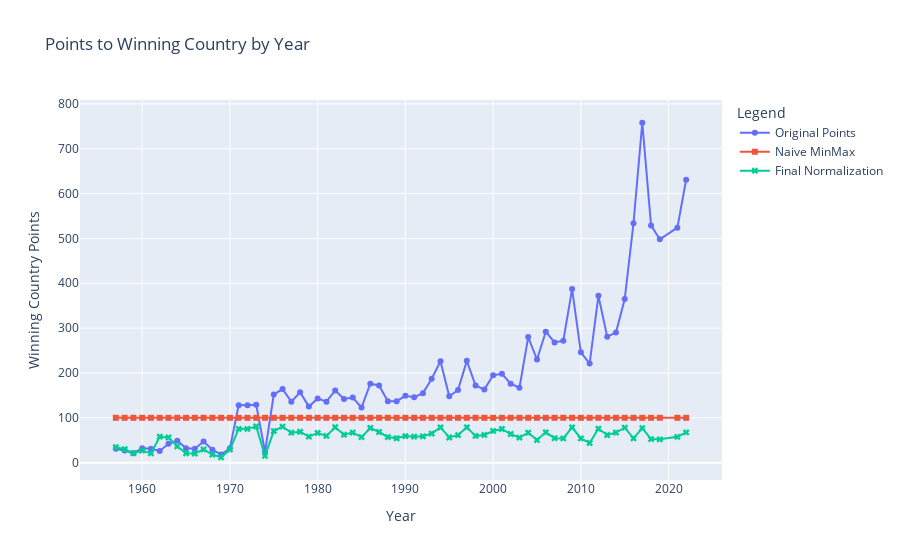

The code cell stored with this chart in its notebook:
### Code cell
winning_points = contestant_df_cleaning.loc[contestant_df_cleaning['place_final'] == 1.0].groupby('year')['points_final'].mean()
nomalized_points = contestant_df_cleaning.loc[contestant_df_cleaning['place_final'] == 1.0].groupby('year')['per_of_pot_max'].mean()
minmax_point = contestant_df_cleaning.loc[contestant_df_cleaning['place_final'] == 1.0].groupby('year')['min_max'].mean()

# Plot for Points to Winning Country by Year
fig = go.Figure()
fig.add_trace(go.Scatter(
    x=winning_points.index, y=winning_points.values,
    mode='lines+markers', name="Original Points", marker=dict(symbol='circle')))

fig.add_trace(go.Scatter(
    x=minmax_point.index, y=minmax_point.values,
    mode='lines+markers', name="Naive MinMax", marker=dict(symbol='square')))

fig.add_trace(go.Scatter(
    x=nomalized_points.index, y=nomalized_points.values,
    mode='lines+markers', name="Final Normalization", marker=dict(symbol='x')))

fig.update_layout(
    title="Points to Winning Country by Year",
    xaxis_title="Year", yaxis_title="Winning Country Points",
    template='plotly', legend=dict(title="Legend"))

fig.show()

### Figure 1 — Plotly figure (JSON) as saved in the notebook; plotly's stock layout.template omitted (floating-point values rounded to 4 significant figures)
{"data": [{"marker": {"symbol": "circle"}, "mode": "lines+markers", "name": "Original Points", "type": "scatter", "x": [1957, 1958, 1959, 1960, 1961, 1962, 1963, 1964, 1965, 1966, 1967, 1968, 1969, 1970, 1971, 1972, 1973, 1974, 1975, 1976, 1977, 1978, 1979, 1980, 1981, 1982, 1983, 1984, 1985, 1986, 1987, 1988, 1989, 1990, 1991, 1992, 1993, 1994, 1995, 1996, 1997, 1998, 1999, 2000, 2001, 2002, 2003, 2004, 2005, 2006, 2007, 2008, 2009, 2010, 2011, 2012, 2013, 2014, 2015, 2016, 2017, 2018, 2019, 2021, 2022], "y": [31, 27, 21, 32, 31, 26, 42, 49, 32, 31, 47, 29, 18, 32, 128, 128, 129, 24, 152, 164, 136, 157, 125, 143, 136, 161, 142, 145, 123, 176, 172, 137, 137, 149, 146, 155, 187, 226, 148, 162, 227, 172, 163, 195, 198, 176, 167, 280, 230, 292, 268, 272, 387, 246, 221, 372, 281, 290, 365, 534, 758, 529, 498, 524, 631]}, {"marker": {"symbol": "square"}, "mode": "lines+markers", "name": "Naive MinMax", "type": "scatter", "x": [1957, 1958, 1959, 1960, 1961, 1962, 1963, 1964, 1965, 1966, 1967, 1968, 1969, 1970, 1971, 1972, 1973, 1974, 1975, 1976, 1977, 1978, 1979, 1980, 1981, 1982, 1983, 1984, 1985, 1986, 1987, 1988, 1989, 1990, 1991, 1992, 1993, 1994, 1995, 1996, 1997, 1998, 1999, 2000, 2001, 2002, 2003, 2004, 2005, 2006, 2007, 2008, 2009, 2010, 2011, 2012, 2013, 2014, 2015, 2016, 2017, 2018, 2019, 2021, 2022], "y": [100, 100, 100, 100, 100, 100, 100, 100, 100, 100, 100, 100, 100, 100, 100, 100, 100, 100, 100, 100, 100, 100, 100, 100, 100, 100, 100, 100, 100, 100, 100, 100, 100, 100, 100, 100, 100, 100, 100, 100, 100, 100, 100, 100, 100, 100, 100, 100, 100, 100, 100, 100, 100, 100, 100, 100, 100, 100, 100, 100, 100, 100, 100, 100, 100]}, {"marker": {"symbol": "x"}, "mode": "lines+markers", "name": "Final Normalization", "type": "scatter", "x": [1957, 1958, 1959, 1960, 1961, 1962, 1963, 1964, 1965, 1966, 1967, 1968, 1969, 1970, 1971, 1972, 1973, 1974, 1975, 1976, 1977, 1978, 1979, 1980, 1981, 1982, 1983, 1984, 1985, 1986, 1987, 1988, 1989, 1990, 1991, 1992, 1993, 1994, 1995, 1996, 1997, 1998, 1999, 2000, 2001, 2002, 2003, 2004, 2005, 2006, 2007, 2008, 2009, 2010, 2011, 2012, 2013, 2014, 2015, 2016, 2017, 2018, 2019, 2021, 2022], "y": [34.4, 30, 21, 26.7, 20.7, 57.8, 56, 36.3, 20.9, 20.3, 29.4, 18.1, 12, 29.1, 75.3, 75.3, 80.6, 15, 70.4, 80.4, 66.7, 68.9, 57.9, 66.2, 59.6, 78.9, 62.3, 67.1, 56.9, 77.2, 68.3, 57.1, 54.4, 59.1, 57.9, 58.7, 64.9, 78.5, 56.1, 61.4, 78.8, 59.7, 61.7, 70.7, 75, 63.8, 55.7, 66.7, 50.4, 67.6, 54.5, 54, 78.7, 53.9, 43.8, 75.6, 61.6, 67.1, 78, 54.3, 77, 52.5, 51.9, 57.5, 67.4]}], "layout": {"legend": {"title": {"text": "Legend"}}, "title": {"text": "Points to Winning Country by Year"}, "xaxis": {"title": {"text": "Year"}}, "yaxis": {"title": {"text": "Winning Country Points"}}}}
